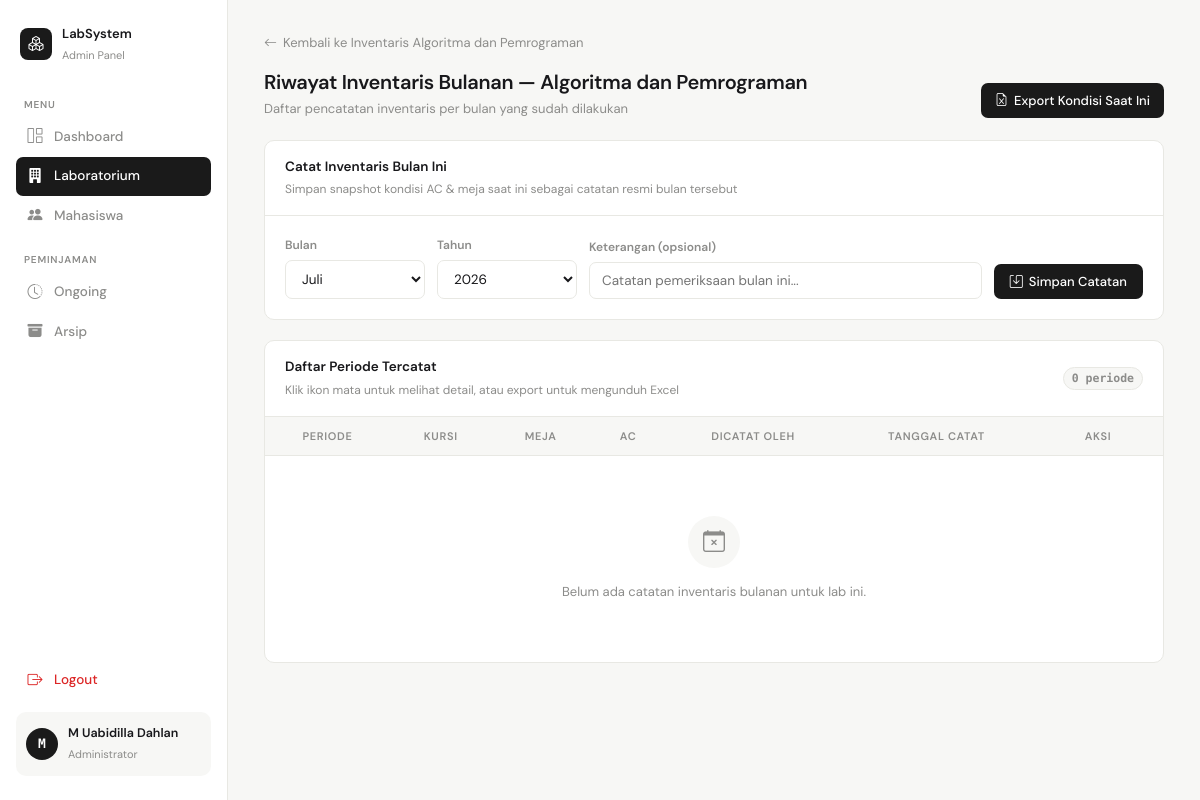
Before: /riwayat_inventaris.php?id_lab=5 (signed in) with the older database file.
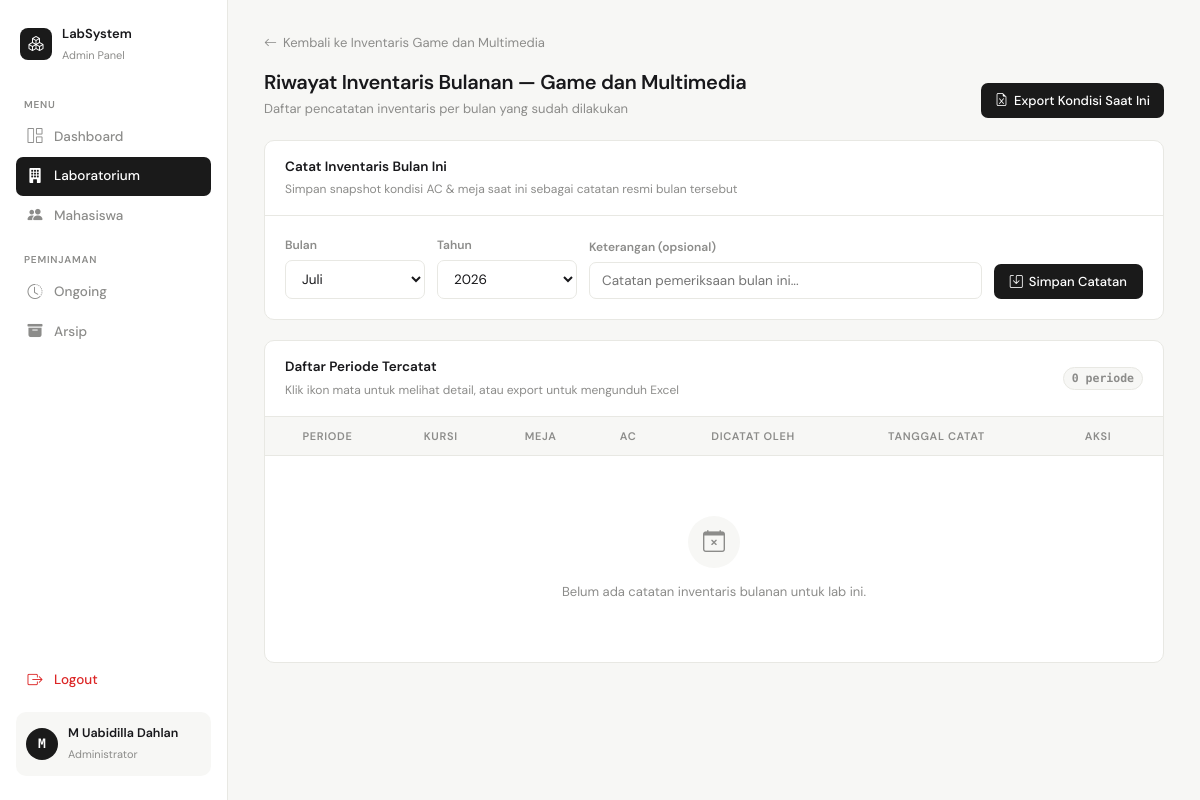
After: the same page with the newer database file.
### tables this page shows
CREATE TABLE `data_lab` (
  `id_lab` int NOT NULL,
  `nama_lab` varchar(100) NOT NULL,
  `lokasi` varchar(100) DEFAULT NULL,
  `stok` int NOT NULL,
  `jumlah_kursi` int NOT NULL DEFAULT '40',
  `jumlah_meja` int NOT NULL DEFAULT '40',
  `status` enum('availabel','not available') NOT NULL
);

### riwayat_inventaris.php (the view, shortened to what the changed rows need)
<?php
include 'koneksi.php';
$id_lab = $_GET['id_lab'] ?? null;
$id_lab = mysqli_real_escape_string($koneksi, $id_lab);
$labRes = mysqli_query($koneksi, "SELECT * FROM data_lab WHERE id_lab = '$id_lab'");
$lab = mysqli_fetch_assoc($labRes);
?>
<!DOCTYPE html>
<html lang="id">
<head>
<link href="https://cdn.jsdelivr.net/npm/bootstrap-icons/font/bootstrap-icons.css" rel="stylesheet">
</head>
<body>
<main class="main">
    <a href="inventaris_lab.php?id_lab=<?= urlencode($id_lab); ?>" class="back-link">
        <i class="bi bi-arrow-left"></i> Kembali ke Inventaris <?= htmlspecialchars($lab['nama_lab']); ?>
    </a>
    <div class="page-header">
        <div class="page-header-left">
            <h1>Riwayat Inventaris Bulanan — <?= htmlspecialchars($lab['nama_lab']); ?></h1>
            <p>Daftar pencatatan inventaris per bulan yang sudah dilakukan</p>
        </div>
        <a href="export_inventaris.php?id_lab=<?= urlencode($id_lab); ?>" class="btn-primary">
        </a>
    </div>
    <div class="card">
        <div class="card-header">
            <div class="card-header-left">
                <h2>Catat Inventaris Bulan Ini</h2>
            </div>
        </div>
        <div class="card-body">
        </div>
    </div>
    <div class="card">
        <div class="card-header">
            <div class="card-header-left">
                <h2>Daftar Periode Tercatat</h2>
            </div>
        </div>
        <div class="table-wrap">
            <table>
                <thead>
                    <tr>
                        <th>Periode</th>
                        <th>Kursi</th>
                        <th>Meja</th>
                        <th>AC</th>
                        <th>Dicatat Oleh</th>
                        <th>Tanggal Catat</th>
                        <th style="width:130px">Aksi</th>
                    </tr>
                </thead>
            </table>
        </div>
    </div>
</main>
</body>
</html>

Changed rows visible on the page:
changed data_lab: nama_lab "Algoritma dan Pemrograman" → "Game dan Multimedia"
